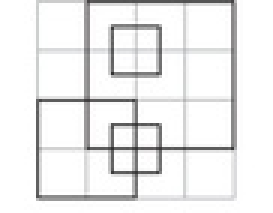
#> input picture images/box.jpg, 91 x 71 px, shrunk from 454 x 353 before the run, found by its file name (shown 3 times larger)
$ jupyter execute 'corner feature detection report.ipynb'   (shell and % lines are left out)
#> lines starting #> are read from the running program, lines starting #| are printed output that depends on the picture; after the words box and inside, x2 and y2 are one past the last pixel; in counts of white or black regions, pixels touching at a corner belong together
# Harris operator

Commonly, Harris corner detector algorithm can be divided into five steps.

1. Color to grayscale

2. Spatial derivative calculation

3. Structure tensor setup

4. Harris response calculation

5. Non-maximum suppression

#### an improvement we found about during implementation was applying a box/gaussian filter over spatial derivatives and smoothing the image before calculations which allows us to detect corners in a neighborhood instead of single pixels and the blurring helps us avoid noise.

[cell 1]
import numpy as np
import matplotlib.pyplot as plt
from scipy import signal
import cv2 as cv
from scipy import linalg

## Implementation

[cell 2]
def harrisoperator(img,window=5,k=0.05,q=0.999):
    """"" inputs are the image , the blocksize used for detection (neighborhood size), k is a constant used in
                R score calculations (recommended value is between 0.04:0.06 , quantile percent for non maximum supression) """

    """""returns a boolean matrix of the same size as the input image, with the points of interest (corners) masked with the true and the rest is False """""


    # first convert to grayscale if RGB
    if len(img)>=3:
        img= cv.cvtColor(img, cv.COLOR_BGR2GRAY)

    # smooth the image (optional)
    img= cv.GaussianBlur(img,(5,5),0)


    # find gradients by sobel derivative

    sobelx = np.array([[ -1 , 0 , 1 ] ,
                    [ -2 , 0 , 2 ] ,
                    [ -1 , 0 , 1 ]])
    sobely = sobelx.transpose()

    # spatial derivatives

    ix=signal.convolve2d( img , sobelx ,'same')
    iy=signal.convolve2d( img , sobely ,'same')

    # calculate structure tensor elements
    ixx=np.multiply( ix, ix) # squared ix
    iyy=np.multiply( iy, iy) # squared iy
    ixy=np.multiply( ix, iy) # ix * iy

    #apply a box window over spatial derivatives to be able to detect larger corner in a neighbor hood instead of a single pixel
    ixx=cv.blur(ixx,(window,window))
    iyy=cv.blur(iyy,(window,window))
    ixy=cv.blur(ixy,(window,window))

    # matrix calculations and R score

    detm=  np.multiply(ixx,iyy) - np.multiply(ixy,ixy)
    trace= ixx+iyy
    r=   detm - k * trace**2
    #print (r.shape)

    # non maximum suppresion
    corners = np.abs(r) >  np.quantile( np.abs(r),q)

    return corners

### Now we will test our implementation and compute the running time over some pictures

[cell 3]
# load images
img1= cv.imread(r"C:\Users\Mohamed Salman\Desktop\Mohamed Salman\SBME 3rd year\Second Semester\computervision\tasks\task3\box.jpg", cv.IMREAD_COLOR)
#> img1 is the input picture: shape (71, 91, 3); mean B, G, R 237.4, 237.3, 237.4
img2= cv.imread(r"C:\Users\Mohamed Salman\Desktop\Mohamed Salman\SBME 3rd year\Second Semester\computervision\tasks\task3\images.png", cv.IMREAD_COLOR)
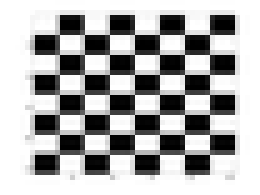
#> input picture images/images.png, 52 x 39 px, shrunk from 259 x 194 before the run, found by its file name (shown 5 times larger)
#> img2 is the input picture: shape (39, 52, 3); min 0, max 255, mean 174.4
img3= cv.imread(r"C:\Users\Mohamed Salman\Desktop\Mohamed Salman\SBME 3rd year\Second Semester\computervision\tasks\task3\5a7b2735a5f4769505750210daa4aaedbeb1abc8.png", cv.IMREAD_COLOR)
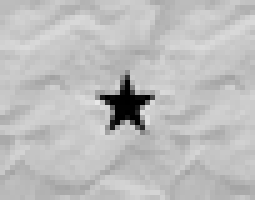
#> input picture images/5a7b2735a5f4769505750210daa4aaedbeb1abc8.png, 51 x 40 px, shrunk from 256 x 200 before the run, found by its file name (shown 5 times larger)
#> img3 is the input picture: shape (40, 51, 3); min 0, max 231, mean 188.8
img4= cv.imread(r"C:\Users\Mohamed Salman\Desktop\Mohamed Salman\SBME 3rd year\Second Semester\computervision\tasks\task3\Rectangles.png", cv.IMREAD_COLOR)
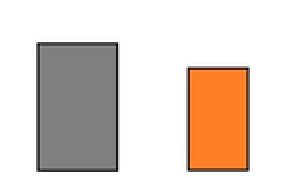
#> input picture images/Rectangles.png, 146 x 89 px, shrunk from 728 x 447 before the run, found by its file name (shown 2 times larger)
#> img4 is the input picture: shape (89, 146, 3); mean B, G, R 199.5, 209.3, 223.2
img5=cv.imread(r"C:\Users\Mohamed Salman\Desktop\Mohamed Salman\SBME 3rd year\Second Semester\computervision\tasks\task3\Screenshot 2023-04-11 202052.png",1)
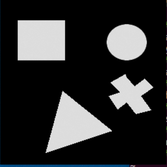
#> input picture images/Screenshot 2023-04-11 202052.png, 167 x 167 px, shrunk from 835 x 836 before the run, found by its file name
#> img5 is the input picture: shape (167, 167, 3); mean B, G, R 48.8, 48.1, 47.3
img6=cv.imread(r"C:\Users\Mohamed Salman\Desktop\Mohamed Salman\SBME 3rd year\Second Semester\computervision\tasks\task3\input_0.png",1)
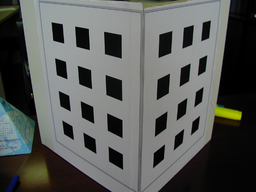
#> input picture images/input_0.png, 256 x 192 px, shrunk from 1280 x 960 before the run, found by its file name
#> img6 is the input picture: shape (192, 256, 3); mean B, G, R 88, 90.6, 88.5

[cell 4]
import time
t1=time.time()
corner1=harrisoperator(img1,window=3,q=0.999,k=0.06)
#> in harrisoperator, `ixy=cv.blur(ixy,(window,window))`:
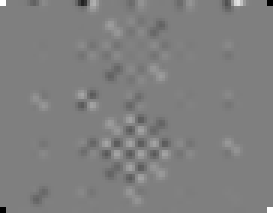
#> ixy: shape (71, 91) int32 (shown 3 times larger); min -65025, max 65025, mean 3.1; drawn with min black and max white
#> in harrisoperator, `corners = np.abs(r) >  np.quantile( np.abs(r),q)`:
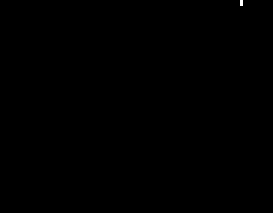
#> corners: shape (71, 91) bool (shown 3 times larger); 0.03% white in thin lines or dots, all inside (x1, y1, x2, y2) = (80, 0, 81, 2)
t2=time.time()
print("the running time for an image of shape",corner1.shape,"is", round(t2-t1,2),"ms" )
#| the running time for an image of shape (71, 91) is 0.01 ms
plt.imshow(img1,zorder=1)

corners_pos = np.argwhere(corner1)
#> corners_pos = [[0, 80], [1, 80]]

plt.scatter(corners_pos[:,1],corners_pos[:,0],zorder=2, c = 'b',marker ='x')
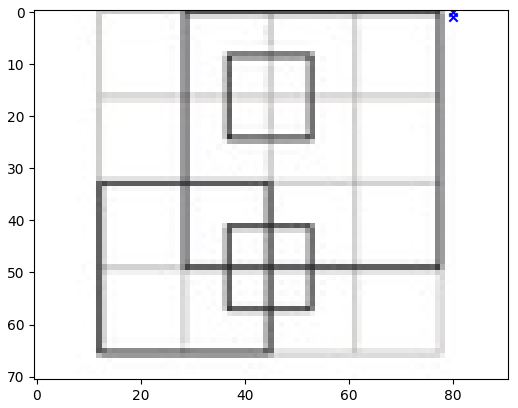
#> figure drawn by matplotlib, 1 panel; B, G, R data is drawn as R, G, B

[cell 5]
t1=time.time()
corner2=harrisoperator(img2,window=3,q=0.997,k=0.06)
#> in harrisoperator (call 2), `corners = np.abs(r) >  np.quantile( np.abs(r),q)`: corners: shape (39, 52) bool; 0.35% white in thin lines or dots, all inside (x1, y1, x2, y2) = (6, 12, 48, 35)
t2=time.time()
print("the running time for an image of shape",corner2.shape,"is", round(t2-t1,2),"ms" )
#| the running time for an image of shape (39, 52) is 0.01 ms
plt.imshow(img2,zorder=1)

corners_pos = np.argwhere(corner2)
#> corners_pos = [[12, 9], [18, 6], [19, 9], [22, 47], [26, 44], [28, 19], [34, 16]]

plt.scatter(corners_pos[:,1],corners_pos[:,0],zorder=2, c = 'b',marker ='x')
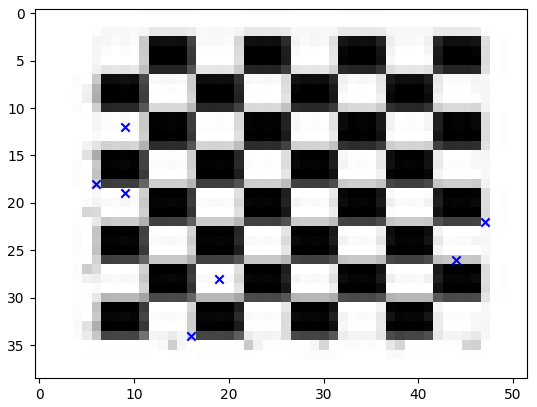
#> figure drawn by matplotlib, 1 panel

[cell 6]
t1=time.time()
corner3=harrisoperator(img3,window=3,q=0.999,k=0.06)
#> call 3 of harrisoperator, with window = 3, k = 0.06, q = 0.999
#> in harrisoperator (call 3), `trace= ixx+iyy`:
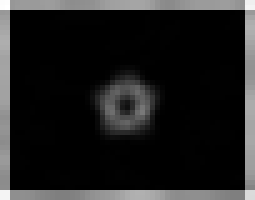
#> trace: shape (40, 51) int32 (shown 5 times larger); min 63, max 327073, mean 40475.3; drawn with min black and max white
t2=time.time()
print("the running time for an image of shape",corner3.shape,"is", round(t2-t1,2),"ms" )
#| the running time for an image of shape (40, 51) is 0.01 ms

plt.imshow(img3,zorder=1)

corners_pos = np.argwhere(corner3)
#> corners_pos = [[18, 25], [20, 27], [24, 22]]

plt.scatter(corners_pos[:,1],corners_pos[:,0],zorder=2, c = 'b',marker ='x')

[cell 7]
t1=time.time()
corner4=harrisoperator(img4,window=3,q=0.999,k=0.06)
t2=time.time()
print("the running time for an image of shape",corner4.shape,"is", round(t2-t1,2),"ms" )
#| the running time for an image of shape (89, 146) is 0.0 ms
plt.imshow(img4,zorder=1)

corners_pos = np.argwhere(corner4)
#> corners_pos = [[21, 19], [22, 19], [85, 19], [87, 17], [87, 124]]

plt.scatter(corners_pos[:,1],corners_pos[:,0],zorder=2, c = 'b',marker ='x')

[cell 8]
t1=time.time()
corner5=harrisoperator(img5,window=5,q=0.9999,k=0.05) # high non maximum supression because the blurry edges of the triangle are seen as corners
t2=time.time()
print("the running time for an image of shape",corner5.shape,"is", round(t2-t1,2),"ms" )
#| the running time for an image of shape (167, 167) is 0.01 ms
plt.imshow(img5,zorder=1)

corners_pos = np.argwhere(corner5)
#> corners_pos = [[109, 148], [150, 45], [151, 45]]

plt.scatter(corners_pos[:,1],corners_pos[:,0],zorder=2, c = 'b',marker ='x')

[cell 9]
t1=time.time()
corner6=harrisoperator(img6,window=5,q=0.999,k=0.06)
t2=time.time()
print("the running time for an image of shape",corner6.shape,"is", round(t2-t1,2),"ms" )
#| the running time for an image of shape (192, 256) is 0.01 ms
plt.imshow(img6,zorder=1)

corners_pos = np.argwhere(corner6)
#> corners_pos = 50 pairs, first value 0 to 103, second value 20 to 230

plt.scatter(corners_pos[:,1],corners_pos[:,0],zorder=2, c = 'b',marker ='x')

## Here we can see that the algorithm does well for identfying corners and the performance can be improved by tuning the hyper parameters

### below is the computation time for different image sizes

| image size | Running time |
| :--- | :--- |
| (353, 454)   | 0.05 s |
| (836, 835) | 0.16 s |
| (960, 1280)   | 0.22 s |
| (447, 728)  | 0.08 s  |
| (200, 256) |  0.03 s|
| (194, 259) | 0.02 s |


 #### we can see that the computations are extermely fast and that is because the harris operator uses an approximation to calculate the R score which allowed us to avoid making the sqrt calculations and we were also able to use Matrix operations and numpy arrays which are 30 times faster than normal lists

# The $\lambda-$ Operator

it can be thought of as a variant of the harris operator but it is much more computationally expensive because of the square root calculations.

Here is what we do:

1. Color to grayscale

2. Spatial derivative calculation

3. Create the H matrix from gradient entries

4. compute the eigen values for each pixel

5. Non-maximum suppression // we can also use local thresholding to choose our points

### once again we apply smoothing and box filter windows over the image and gradients to improve the results

## Implementation

[cell 10]
def lambdamin(img,window=3,q=0.999):

    """"" inputs are the image , the blocksize used for detection (neighborhood size), quantile percent for non maximum supression) """
#> called with window = 3, q = 0.999

    """""returns a boolean matrix of the same size as the input image, with the points of interest (corners) masked with the true and the rest is False """""


    # first convert to grayscale if RGB
    if len(img)>=3:
        img= cv.cvtColor(img, cv.COLOR_BGR2GRAY)

    # smooth the image
    img= cv.GaussianBlur(img,(5,5),0)


    # find gradients by sobel derivative

    sobelx = np.array([[ -1 , 0 , 1 ] ,
                    [ -2 , 0 , 2 ] ,
                    [ -1 , 0 , 1 ]])
    sobely = sobelx.transpose()

    # spatial derivatives

    ix=signal.convolve2d( img , sobelx ,'same')
    iy=signal.convolve2d( img , sobely ,'same')

    # calculate structure tensor elements
    ixx=np.multiply( ix, ix) # squared ix
    iyy=np.multiply( iy, iy) # squared iy
    ixy=np.multiply( ix, iy) # ix . iy

    # improve performance by applying a window

    ixx=cv.blur(ixx,(window,window))
    iyy=cv.blur(iyy,(window,window))
    ixy=cv.blur(ixy,(window,window))

    # get H matrix for each element and find lambda min
    rows,cols= img.shape
#> rows = 71; cols = 91
    lambdamat=np.zeros_like(img)
    for i in range (rows):
        for j in range (cols):
            H=[[ixx[i,j],ixy[i,j]],[ixy[i,j],iyy[i,j]]]
            #print(H)
            eigvals=linalg.eigvals(H)
            try:
                lambdamin= np.min(eigvals[np.nonzero(eigvals)]) # to avoid getting 0 as eigen value for all pixels
            except :
                lambdamin=0  # when both are zero we set it to zero


            lambdamat[i,j]=lambdamin

    # apply non maximal supression to get the highest lambda values

    lambdamat=np.abs(lambdamat) >  np.quantile( np.abs(lambdamat),q)


    return lambdamat

### Now we will test our implementation and compute the running time over some pictures

[cell 11]
t1=time.time()
corner1=lambdamin(img1,window=3,q=0.999)
t2=time.time()
print("the running time for an image of shape",corner1.shape,"is", round(t2-t1,2),"ms" )
#| the running time for an image of shape (71, 91) is 0.2 ms
plt.imshow(img1,zorder=1)

corners_pos = np.argwhere(corner1)
#> corners_pos = [[15, 46], [20, 56], [27, 36], [44, 45], [53, 38]]

plt.scatter(corners_pos[:,1],corners_pos[:,0],zorder=2, c = 'r',marker ='o')

[cell 12]
t1=time.time()
corner2=lambdamin(img2,window=2,q=0.996)
t2=time.time()
print("the running time for an image of shape",corner2.shape,"is", round(t2-t1,2),"ms" )
#| the running time for an image of shape (39, 52) is 0.07 ms
plt.imshow(img2,zorder=1)

corners_pos = np.argwhere(corner2)
#> corners_pos = [[14, 32], [15, 16], [19, 36], [19, 49], [21, 14], [29, 33]]

plt.scatter(corners_pos[:,1],corners_pos[:,0],zorder=2, c = 'r',marker ='o')

[cell 13]
t1=time.time()
corner3=lambdamin(img3,window=3,q=0.9997)
t2=time.time()
print("the running time for an image of shape",corner3.shape,"is", round(t2-t1,2),"ms" )
#| the running time for an image of shape (40, 51) is 0.07 ms
plt.imshow(img3,zorder=1)

corners_pos = np.argwhere(corner3)
#> corners_pos = empty array

plt.scatter(corners_pos[:,1],corners_pos[:,0],zorder=2, c = 'r',marker ='o')

[cell 14]
t1=time.time()
corner4=lambdamin(img4,window=3,q=0.999)
t2=time.time()
print("the running time for an image of shape",corner4.shape,"is", round(t2-t1,2),"ms" )
#| the running time for an image of shape (89, 146) is 0.37 ms
plt.imshow(img4,zorder=1)

corners_pos = np.argwhere(corner4)
#> corners_pos = 13 rows, first 8: [19, 56], [21, 59], [23, 58], [30, 98], [30, 119], [33, 121], [33, 122], [83, 125]

plt.scatter(corners_pos[:,1],corners_pos[:,0],zorder=2, c = 'r',marker ='o')

[cell 15]
t1=time.time()
corner5=lambdamin(img5,window=5,q=0.9998)
t2=time.time()
print("the running time for an image of shape",corner5.shape,"is", round(t2-t1,2),"ms" )
#| the running time for an image of shape (167, 167) is 0.81 ms
plt.imshow(img5,zorder=1)

corners_pos = np.argwhere(corner5)
#> corners_pos = empty array

plt.scatter(corners_pos[:,1],corners_pos[:,0],zorder=2, c = 'r',marker ='o')

[cell 16]
t1=time.time()
corner6=lambdamin(img6,window=3,q=0.9995)
t2=time.time()
print("the running time for an image of shape",corner6.shape,"is", round(t2-t1,2),"ms" )
#| the running time for an image of shape (192, 256) is 1.53 ms
plt.imshow(img6,zorder=1)

corners_pos = np.argwhere(corner6)
#> corners_pos = 13 rows, first 8: [20, 208], [50, 87], [84, 82], [96, 33], [101, 217], [104, 4], [113, 108], [114, 180]

plt.scatter(corners_pos[:,1],corners_pos[:,0],zorder=2, c = 'r',marker ='o')
